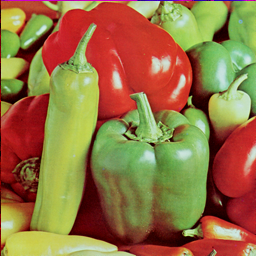
#> input picture 4/samples/Pepper.bmp, 256 x 256 px
$ jupyter execute chapter4.ipynb
#> lines starting #> are read from the running program, lines starting #| are printed output that depends on the picture
[cell 1]
import cv2
import numpy as np
import matplotlib.pyplot as plt

[cell 2]
kernel = np.array([[1/25,1/25,1/25],[1/25,1/25,1/25],[1/25,1/25,1/25]])
pixels = np.array([[100,160,100],[120,150,120],[140,140,140]])
result = np.sum(kernel * pixels)
print(result)

[cell 3]
def apply_kernel(image, kernel):
    # 画像の高さと幅を取得
    height, width = image.shape[:2]
    kernel_size = kernel.shape[0]  # カーネルのサイズ
    pad = kernel_size // 2  # 畳み込みのためのパディングサイズ

    # 結果を格納する配列（元の画像と同じサイズ）
    result = np.zeros((height, width, 3), dtype=np.float32)

    # 畳み込み処理
    for i in range(pad, height-pad):
        for j in range(pad, width-pad):
            for d in range(3):
                # 現在のピクセル周囲のカーネルサイズに応じた領域を抽出
                region = image[i-pad:i+pad+1, j-pad:j+pad+1, d]

                # カーネル適用
                filtered_value = np.sum(region * kernel)

                # 結果を格納
                result[i, j, d] = filtered_value

    # クリッピング（0から255の範囲に制限）
    result = np.clip(result, 0, 255)

    # 浮動小数点から符号なし整数に型変換
    result = result.astype(np.uint8)

    return result

[cell 4]
# カーネル定義
kernel = np.array([[1/9, 1/9, 1/9], [1/9, 1/9, 1/9], [1/9, 1/9, 1/9]])

# 画像ファイルの読み込み
image = cv2.imread('samples/Pepper.bmp')
#> image is the input picture: shape (256, 256, 3); mean B, G, R 66.2, 114.6, 149.2

# OpenCVでは画像がBGRで読み込まれるため、RGBに変換（表示のため）
image_rgb = cv2.cvtColor(image, cv2.COLOR_BGR2RGB)

# カーネルを適用
smoothed_image = apply_kernel(image_rgb, kernel)
#> after the loop in apply_kernel, `for i in range(pad, height-pad):`:
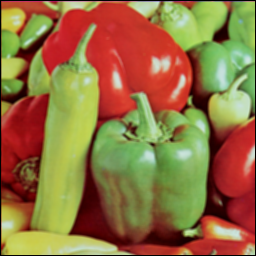
#> result: shape (256, 256, 3) float32; mean R, G, B 146.8, 113.3, 64.8

# 結果を表示
# 元画像と明かすさを変更した画像を表示
fig, axes = plt.subplots(1, 2, tight_layout=True)
axes[0].imshow(image_rgb)
axes[1].imshow(smoothed_image)
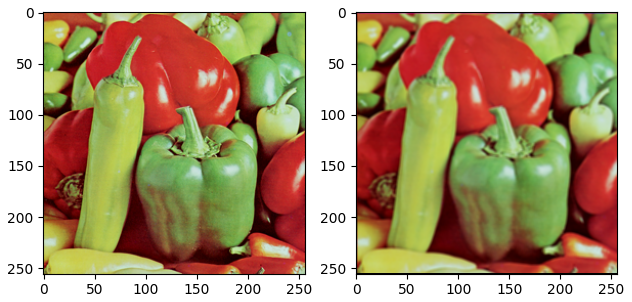
#> figure drawn by matplotlib, 2 panels

[cell 5]
# カーネル定義
kernel = np.array([[1/25, 1/25, 1/25, 1/25, 1/25],[1/25, 1/25, 1/25, 1/25, 1/25],[1/25, 1/25, 1/25, 1/25, 1/25],[1/25, 1/25, 1/25, 1/25, 1/25],[1/25, 1/25, 1/25, 1/25, 1/25]])

# 画像ファイルの読み込み
image = cv2.imread('samples/Pepper.bmp')

# OpenCVでは画像がBGRで読み込まれるため、RGBに変換（表示のため）
image_rgb = cv2.cvtColor(image, cv2.COLOR_BGR2RGB)

# カーネルを適用
smoothed_image = apply_kernel(image_rgb, kernel)
#> after the loop in apply_kernel (call 2), `for i in range(pad, height-pad):`:
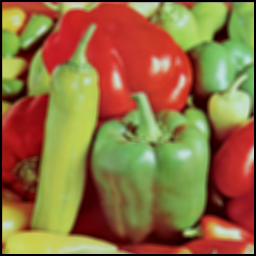
#> result: shape (256, 256, 3) float32; mean R, G, B 144.3, 111.4, 63.6

# 結果を表示
# 元画像と明かすさを変更した画像を表示
fig, axes = plt.subplots(1, 2, tight_layout=True)
axes[0].imshow(image_rgb)
axes[1].imshow(smoothed_image)

[cell 6]
# カーネル定義
kernel = np.array([[1/10, 1/10, 1/10], [1/10, 2/10, 1/10], [1/10, 1/10, 1/10]])

# 画像ファイルの読み込み
image = cv2.imread('samples/Pepper.bmp')

# OpenCVでは画像がBGRで読み込まれるため、RGBに変換（表示のため）
image_rgb = cv2.cvtColor(image, cv2.COLOR_BGR2RGB)

# カーネルを適用
smoothed_image = apply_kernel(image_rgb, kernel)

# 結果を表示
# 元画像と明かすさを変更した画像を表示
fig, axes = plt.subplots(1, 2, tight_layout=True)
axes[0].imshow(image_rgb)
axes[1].imshow(smoothed_image)

[cell 7]
def generate_gaussian_kernel(size, sigma):
    """ガウスカーネルを生成します。"""
#> called with size = 3, sigma = 1
    kernel = np.zeros((size, size), dtype=np.float32)
    center = size // 2
    for x in range(size):
        for y in range(size):
            x_diff = (x - center) ** 2
            y_diff = (y - center) ** 2
            kernel[x, y] = np.exp(-(x_diff + y_diff) / (2 * sigma ** 2))
    kernel /= np.sum(kernel)  # カーネルの合計が1になるように正規化
    return kernel

[cell 8]
kernel = generate_gaussian_kernel(3, 1.0)
print(kernel)

# 画像ファイルの読み込み
image = cv2.imread('samples/Pepper.bmp')

# OpenCVでは画像がBGRで読み込まれるため、RGBに変換（表示のため）
image_rgb = cv2.cvtColor(image, cv2.COLOR_BGR2RGB)

# カーネルを適用
smoothed_image = apply_kernel(image_rgb, kernel)

# 結果を表示
# 元画像と明かすさを変更した画像を表示
fig, axes = plt.subplots(1, 2, tight_layout=True)
axes[0].imshow(image_rgb)
axes[1].imshow(smoothed_image)

[cell 9]
kernel = generate_gaussian_kernel(5, 1.0)
print(kernel)

# 画像ファイルの読み込み
image = cv2.imread('samples/Pepper.bmp')

# OpenCVでは画像がBGRで読み込まれるため、RGBに変換（表示のため）
image_rgb = cv2.cvtColor(image, cv2.COLOR_BGR2RGB)

# カーネルを適用
smoothed_image = apply_kernel(image_rgb, kernel)

# 結果を表示
# 元画像と明かすさを変更した画像を表示
fig, axes = plt.subplots(1, 2, tight_layout=True)
axes[0].imshow(image_rgb)
axes[1].imshow(smoothed_image)

[cell 10]
def apply_kernel_gray(image, kernel):
    # 画像の高さと幅を取得
    height, width = image.shape[:2]
    kernel_size = kernel.shape[0]  # カーネルのサイズ
    pad = kernel_size // 2  # 畳み込みのためのパディングサイズ

    # 結果を格納する配列（元の画像と同じサイズ）
    result = np.zeros((height, width), dtype=np.float32)

    # 畳み込み処理
    for i in range(pad, height-pad):
        for j in range(pad, width-pad):

            # 現在のピクセル周囲のカーネルサイズに応じた領域を抽出
            region = image[i-pad:i+pad+1, j-pad:j+pad+1]

            # カーネル適用
            filtered_value = np.sum(region * kernel)

            # 結果を格納
            result[i, j] = filtered_value

    # 浮動小数点から符号あり整数に型変換
    result = result.astype(np.int16)

    return result

[cell 11]
# 8x8の画像
image = np.array([[0, 0, 0, 0, 0, 0, 0, 0],
                  [0, 0, 0, 0, 0, 0, 0, 0],
                  [0, 0, 255, 255, 255, 255, 0, 0],
                  [0, 0, 255, 255, 255, 255, 0, 0],
                  [0, 0, 255, 255, 255, 255, 0, 0],
                  [0, 0, 255, 255, 255, 255, 0, 0],
                  [0, 0, 0, 0, 0, 0, 0, 0],
                  [0, 0, 0, 0, 0, 0, 0, 0]])

# カーネル定義
kernel = np.array([[0, 0, 0],[0, -1, 1],[0, 0, 0]])

# カーネルを適用
edge_image = apply_kernel_gray(image, kernel)
print(edge_image)

# 結果を表示
fig, axes = plt.subplots(1, 2, tight_layout=True)
axes[0].imshow(image, cmap="gray")
axes[1].imshow(edge_image, cmap="gray")
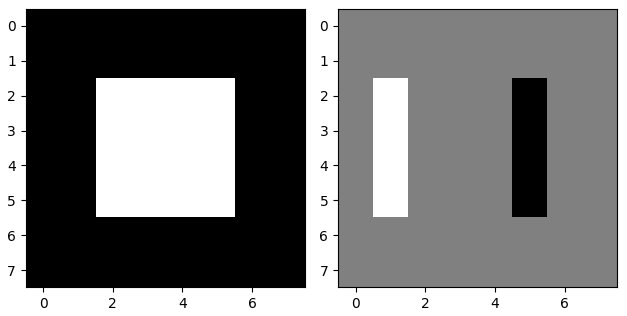
#> figure drawn by matplotlib, 2 panels

[cell 12]
# 8x8の画像
image = np.array([[0, 0, 0, 0, 0, 0, 0, 0],
                  [0, 0, 0, 0, 0, 0, 0, 0],
                  [0, 0, 255, 255, 255, 255, 0, 0],
                  [0, 0, 255, 255, 255, 255, 0, 0],
                  [0, 0, 255, 255, 255, 255, 0, 0],
                  [0, 0, 255, 255, 255, 255, 0, 0],
                  [0, 0, 0, 0, 0, 0, 0, 0],
                  [0, 0, 0, 0, 0, 0, 0, 0]])

# カーネル定義
kernel = np.array([[0, 0, 0],[-1, 1, 0],[0, 0, 0]])

# カーネルを適用
edge_image = apply_kernel_gray(image, kernel)
print(edge_image)

[cell 13]
# 画像ファイルの読み込み
image = cv2.imread('samples/Pepper.bmp')

# グレースケールに変換
image_gray = cv2.cvtColor(image, cv2.COLOR_BGR2GRAY)
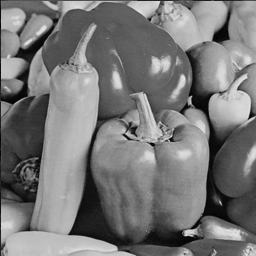
#> image_gray: shape (256, 256); min 2, max 227, mean 119.5

# カーネル定義
kernel = np.array([[0, 0, 0],[-1, 1, 0],[0, 0, 0]])
#kernel = np.array([[0, -1, 0],[0, 1, 0],[0, 0, 0]])

# カーネルを適用
edge_image = apply_kernel_gray(image_gray, kernel)
#> after the loop in apply_kernel_gray (call 3), `for i in range(pad, height-pad):`:
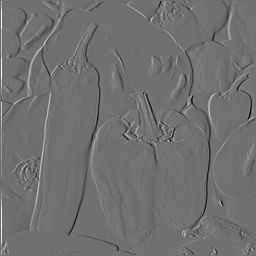
#> result: shape (256, 256) float32; min -147, max 185, mean 0.4; drawn with min black and max white

# 結果を表示
# 元画像と明かすさを変更した画像を表示
fig, axes = plt.subplots(1, 2, tight_layout=True)
axes[0].imshow(image_gray, cmap="gray")
axes[1].imshow(edge_image, cmap="gray")

[cell 14]
# 画像ファイルの読み込み
image = cv2.imread('samples/Pepper.bmp')

# グレースケールに変換
image_gray = cv2.cvtColor(image, cv2.COLOR_BGR2GRAY)

# カーネル定義
kernel = np.array([[-1, 0, 1],[-2, 0, 2],[-1, 0, 1]])
#kernel = np.array([[-1, -2, -1],[0, 0, 0],[1, 2, 1]])

# カーネルを適用
edge_image = apply_kernel_gray(image_gray, kernel)
#> after the loop in apply_kernel_gray (call 4), `for i in range(pad, height-pad):`:
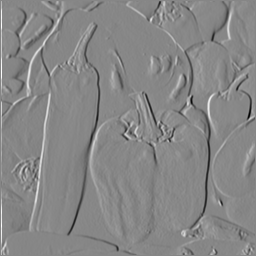
#> result: shape (256, 256) float32; min -817, max 729, mean 1.6; drawn with min black and max white

# 結果を表示
# 元画像と明かすさを変更した画像を表示
fig, axes = plt.subplots(1, 2, tight_layout=True)
axes[0].imshow(image_gray, cmap="gray")
axes[1].imshow(edge_image, cmap="gray")

$ run again, with 4/samples/Aerial.bmp copied over 4/samples/Pepper.bmp
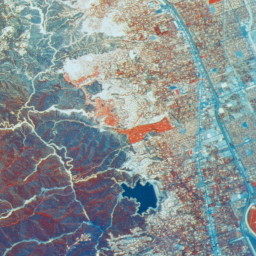
#> input picture 4/samples/Aerial.bmp, 256 x 256 px
#> image is the input picture: shape (256, 256, 3); mean B, G, R 145.7, 144.1, 134.9
#> after the loop in apply_kernel_gray (call 3), `for i in range(pad, height-pad):`:
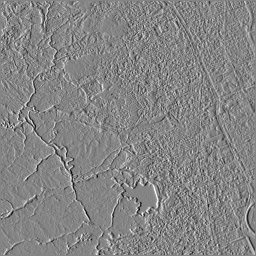
#> result: shape (256, 256) float32; min -89, max 82, mean 0.1; drawn with min black and max white
#> after the loop in apply_kernel_gray (call 4), `for i in range(pad, height-pad):`:
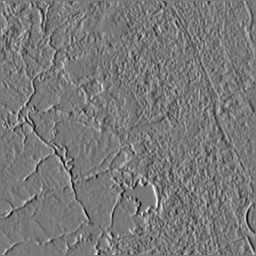
#> result: shape (256, 256) float32; min -451, max 502, mean 1; drawn with min black and max white

$ run again, with 4/samples/Balloon.bmp copied over 4/samples/Pepper.bmp
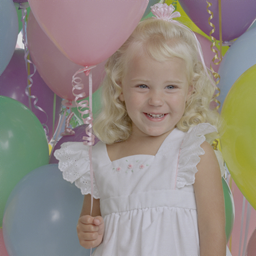
#> input picture 4/samples/Balloon.bmp, 256 x 256 px
#> image is the input picture: shape (256, 256, 3); mean B, G, R 131.5, 137.9, 146.4
#> `image_gray = cv2.cvtColor(image, cv2.COLOR_BGR2GRAY)`:
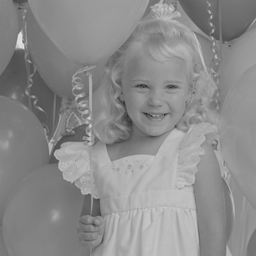
#> image_gray: shape (256, 256); min 33, max 228, mean 139.7
#> after the loop in apply_kernel_gray (call 4), `for i in range(pad, height-pad):`:
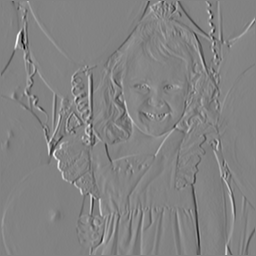
#> result: shape (256, 256) float32; min -442, max 420, mean 0.6; drawn with min black and max white
